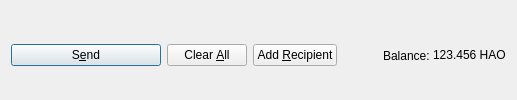
         <widget class="QFrame" name="frame_Send">
          <layout class="QHBoxLayout" name="horizontalLayout">
           <property name="bottomMargin">
            <number>0</number>
           </property>
           <item>
            <widget class="QPushButton" name="sendButton">
             <property name="minimumSize">
              <size>
               <width>150</width>
               <height>0</height>
              </size>
             </property>
             <property name="toolTip">
              <string>Confirm the send action</string>
             </property>
             <property name="text">
              <string>S&amp;end</string>
             </property>
             <property name="icon">
              <iconset resource="../chaoscoin.qrc">
               <normaloff>:/icons/send</normaloff>:/icons/send</iconset>
             </property>
             <property name="autoDefault">
              <bool>false</bool>
             </property>
             <property name="default">
              <bool>true</bool>
             </property>
            </widget>
           </item>
           <item>
            <widget class="QPushButton" name="clearButton">
             <property name="sizePolicy">
              <sizepolicy hsizetype="Minimum" vsizetype="Fixed">
               <horstretch>0</horstretch>
               <verstretch>0</verstretch>
              </sizepolicy>
             </property>
             <property name="toolTip">
              <string>Clear all fields of the form.</string>
             </property>
             <property name="text">
              <string>Clear &amp;All</string>
             </property>
             <property name="icon">
              <iconset resource="../chaoscoin.qrc">
               <normaloff>:/icons/remove</normaloff>:/icons/remove</iconset>
             </property>
             <property name="autoDefault">
              <bool>false</bool>
             </property>
            </widget>
           </item>
           <item>
            <widget class="QPushButton" name="addButton">
             <property name="toolTip">
              <string>Send to multiple recipients at once</string>
             </property>
             <property name="text">
              <string>Add &amp;Recipient</string>
             </property>
             <property name="icon">
              <iconset resource="../chaoscoin.qrc">
               <normaloff>:/icons/add</normaloff>:/icons/add</iconset>
             </property>
             <property name="autoDefault">
              <bool>false</bool>
             </property>
            </widget>
           </item>
           <item>
            <spacer name="horizontalSpacer">
             <property name="orientation">
              <enum>Qt::Horizontal</enum>
             </property>
             <property name="sizeHint" stdset="0">
              <size>
               <width>40</width>
               <height>20</height>
              </size>
             </property>
            </spacer>
           </item>
           <item>
            <layout class="QHBoxLayout" name="horizontalLayout_2">
             <property name="spacing">
              <number>3</number>
             </property>
             <item>
              <widget class="QLabel" name="label">
               <property name="text">
                <string>Balance:</string>
               </property>
              </widget>
             </item>
             <item>
              <widget class="QLabel" name="labelBalance">
               <property name="sizePolicy">
                <sizepolicy hsizetype="Preferred" vsizetype="Fixed">
                 <horstretch>0</horstretch>
                 <verstretch>0</verstretch>
                </sizepolicy>
               </property>
               <property name="cursor">
                <cursorShape>IBeamCursor</cursorShape>
               </property>
               <property name="text">
                <string notr="true">123.456 HAO</string>
               </property>
               <property name="textInteractionFlags">
                <set>Qt::LinksAccessibleByMouse|Qt::TextSelectableByKeyboard|Qt::TextSelectableByMouse</set>
               </property>
              </widget>
             </item>
            </layout>
           </item>
          </layout>
         </widget>
